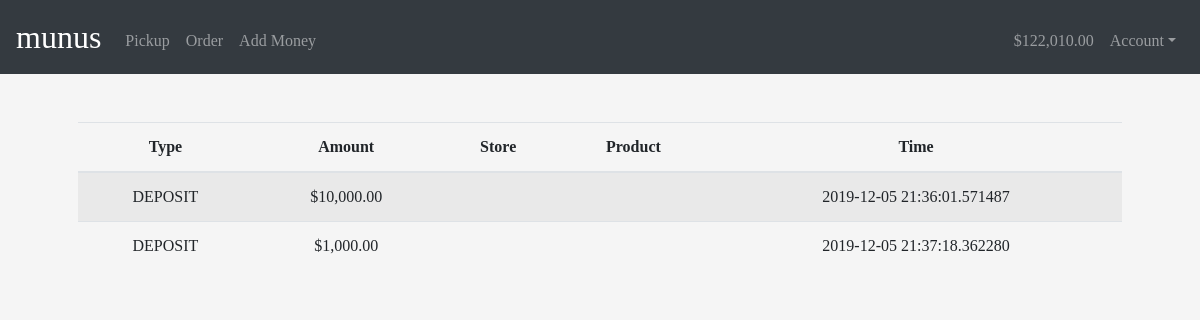
Page /history (signed in) on the earlier database version.
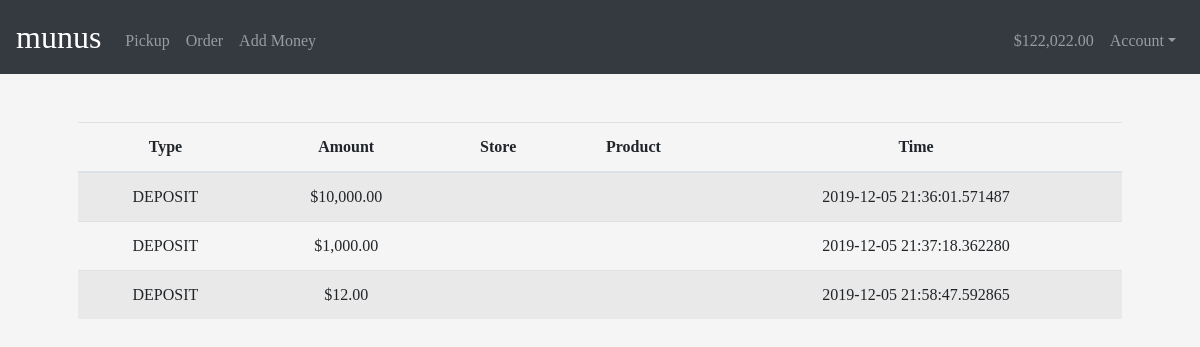
Same page on the later database version.
### tables this page shows
CREATE TABLE history(user_id INTEGER, type TEXT, product_id INTEGER, amount INTEGER, timestamp TIME);

### app.py (the view)
@app.route("/history")
@login_required
def history():
    statement = "SELECT type, product_id, amount, timestamp FROM history WHERE user_id={0}".format(session["user_id"])
    rows = db.execute(statement).fetchall()
    print("****************")
    print(rows)
    returns = []
    for row in rows:
        ret = [] # type, amt, store, productname
        ret.append(row[0].upper())
        ret.append('$'+format(row[2], ',.2f'))
        if row[0] not in ['deposit', 'withdrawal']:
            statement = "SELECT store FROM products WHERE id = {0}".format(row[1])
            ret.append(db.execute(statement).fetchone()[0])
            statement = "SELECT name FROM products WHERE id = {0}".format(row[1])
            ret.append(db.execute(statement).fetchone()[0])
        else:
            ret.append('')
            ret.append('')
        ret.append(row[3])
        returns.append(ret)
    print(len(returns))
    if len(returns) == 0:
        return render_template("history.html", rows = 0, balance = session['balance'])
    return render_template("history.html", rows=returns, balance=session['balance'])

### app.py (called while the page is built)
@app.after_request
def after_request(response):
    response.headers["Cache-Control"] = "no-cache, no-store, must-revalidate"
    response.headers["Expires"] = 0
    response.headers["Pragma"] = "no-cache"
    return response

### helpers.py (called while the page is built)
def login_required(f):
    @wraps(f)
    def decorated_function(*args, **kwargs):
        if session.get("user_id") is None:
            return redirect("/login")
        return f(*args, **kwargs)
    return decorated_function

### templates/history.html (shortened to what this page needs)
{% extends "layout.html" %}
{% block main %}
{% if rows != 0 %}
      <table class="table table-striped">
          <thead>
              <tr>
                  <b><th>Type</th></b>
                  <th>Amount</th>
                  <th>Store</th>
                  <th>Product</th>
                  <th>Time</th>
              </tr>
          </thead>
          <tbody>
              {% for row in rows %}
                  <tr>
                      <td>{{row[0]}}</td>
                      <td>{{row[1]}}</td>
                      <td>{{row[2]}}</td>
                      <td>{{row[3]}}</td>
                      <td>{{row[4]}}</td>
                  </tr>
              {% endfor %}
          </tbody>
      </table>
  {% else %}
      <h3>No transaction history yet</h3>
      <h4><a href = '/add'>Let's get some orders in!</a></h4>
  {% endif %}
{% endblock %}

### templates/layout.html (shortened to what this page needs)
<!DOCTYPE html>
<html lang="en">
    <head>
        <link href="https://maxcdn.bootstrapcdn.com/bootstrap/4.1.3/css/bootstrap.min.css" rel="stylesheet">
        <link href="/static/styles.css" rel="stylesheet">
    </head>
    <body>
        <nav class="navbar navbar-expand-md navbar-dark bg-dark">
            <a class="navbar-brand" href="/">munus</a>
            <div class="collapse navbar-collapse" id="navbar">
                {% if session.user_id %}
                    <ul class="navbar-nav mr-auto mt-2">
                        <li class="nav-item"><a class="nav-link" href="/pickup">Pickup</a></li>
                        <li class="nav-item"><a class="nav-link" href="/catalogue">Order</a></li>
                        <li class="nav-item"><a class="nav-link" href="/add">Add Money</a></li>
                    </ul>
                    <ul class="navbar-nav ml-auto mt-2">
                        <li class="nav-item"><a class="nav-link" href="/add">{{balance}}</a></li>
                        <li class="nav-item dropdown">
                          <a class="nav-link dropdown-toggle" href="/" id="navbarDropdown" role="button" data-toggle="dropdown" aria-haspopup="true" aria-expanded="false">
                            Account</a>
                        </li>
                    </ul>
                {% else %}
                    <ul class="navbar-nav ml-auto mt-2">
                        <li class="nav-item"><a class="nav-link" href="/register">Register</a></li>
                        <li class="nav-item"><a class="nav-link" href="/login">Log In</a></li>
                    </ul>
                {% endif %}
            </div>
        </nav>
        <main class="container p-5">
            {% block main %}{% endblock %}
        </main>
    </body>
</html>

### static/styles.css (style rules this page uses)
body { background-color: whitesmoke; font-family: "Georgia", Times, serif; }
nav .navbar-brand { font-size: xx-large; }
main { overflow-x: auto; text-align: center; }

Differences in the rows shown:
added history: type "DEPOSIT", amount "$12.00", timestamp "2019-12-05 21:58:47.592865"
Other differences:
{{ balance }}: "$122,010.00" → "$122,022.00"
